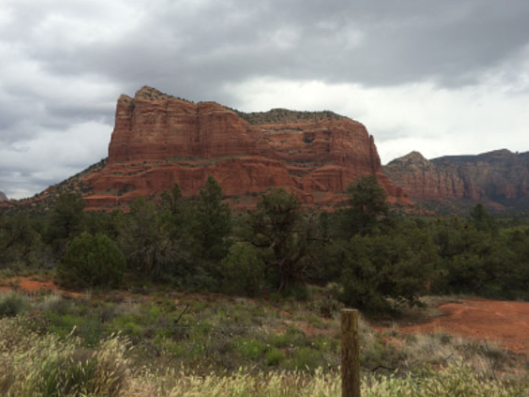
#> input picture Project 2/left.jpg, 529 x 397 px
$ python task2.py
#> lines starting #> are read from the running program, lines starting #| are printed output that depends on the picture
#> further down, left_img is the input picture: shape (397, 529, 3); mean B, G, R 101.4, 112.9, 118.8
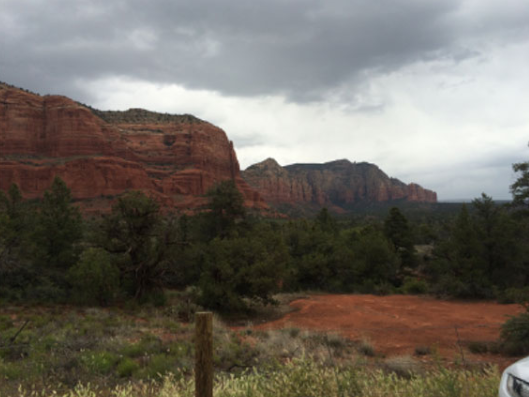
#> input picture Project 2/right.jpg, 529 x 397 px
#> further down, right_img is the input picture: shape (397, 529, 3); mean B, G, R 97.1, 105.1, 110.5
"""
Image Stitching Problem
(Due date: Oct. 23, 3 P.M., 2019)
The goal of this task is to stitch two images of overlap into one image.
To this end, you need to find feature points of interest in one image, and then find
the corresponding ones in another image. After this, you can simply stitch the two images
by aligning the matched feature points.
For simplicity, the input two images are only clipped along the horizontal direction, which
means you only need to find the corresponding features in the same rows to achieve image stiching.

Do NOT modify the code provided to you.
You are allowed use APIs provided by numpy and opencv, except “cv2.findHomography()” and
APIs that have “stitch”, “Stitch”, “match” or “Match” in their names, e.g., “cv2.BFMatcher()” and
“cv2.Stitcher.create()”.
"""
import cv2
import numpy as np
import random

def solution(left_img, right_img):
    """
    :param left_img:
    :param right_img:
    :return: you need to return the result image which is stitched by left_img and right_img
    """
    img1C = left_img
    img2C = right_img
    img1 = cv2.cvtColor(left_img,cv2.COLOR_BGR2GRAY)          # queryImage
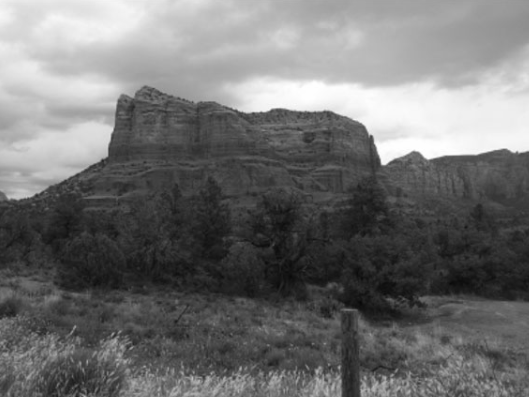
#> img1: shape (397, 529); min 7, max 255, mean 113.4
    img2 = cv2.cvtColor(right_img,cv2.COLOR_BGR2GRAY)
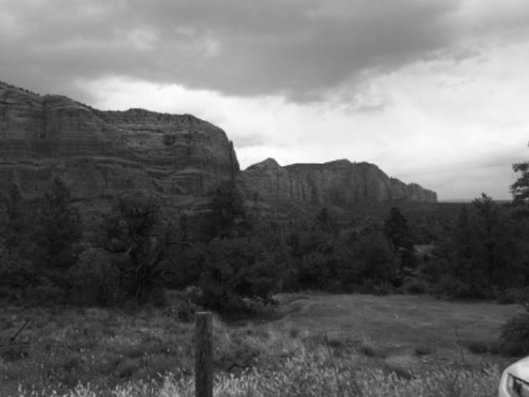
#> img2: shape (397, 529); min 5, max 254, mean 105.8

    # [5 lines of commented-out code are left out]

    sift = cv2.xfeatures2d.SIFT_create()

    # find the keypoints and descriptors with SIFT
    # kp1, des1 = sift.detectAndCompute(img1,None)
    # kp2, des2 = sift.detectAndCompute(img2,None)
    kp1 = sift.detect(img1,None)
#> kp1 = 886 keypoints; strongest (x, y, size): (388, 151, 15.5), (384, 161, 6), (419, 122, 67.7), (259, 96, 27.9)
    kp2 = sift.detect(img2,None)
#> kp2 = 531 keypoints; strongest (x, y, size): (246, 158, 14.1), (246, 157, 14.9), (273, 131, 59.8), (243, 166, 5.7)
    kp1, des1 = sift.compute(img1,kp1)
    kp2, des2 = sift.compute(img2,kp2)

    bf = cv2.BFMatcher()
    matches = np.asarray(bf.knnMatch(des1,des2, k=2))

    good = []
    for m,n in matches:
        if m.distance < 0.5*n.distance:
            good.append([m])
#> after the loop, good = 62 matches
    good = np.asarray(good)


    matches1 = np.zeros((len(good), 2), dtype=np.float32)
#> matches1 = 62 pairs, first value 0 to 0, second value 0 to 0
    matches2 = np.zeros((len(good), 2), dtype=np.float32)
#> matches2 = 62 pairs, first value 0 to 0, second value 0 to 0
    for i,points in enumerate(good[:,0]):
        matches1[i, :] = kp1[points.queryIdx].pt
        matches2[i, :] = kp2[points.trainIdx].pt
#> this loop made 62 passes
#> after the loop, matches1 = 62 pairs, first value 187.5 to 510.7, second value 71.3 to 386.6; matches2 = 62 pairs, first value 25.55 to 348.6, second value 78.43 to 374.2
    H1,mask = cv2.findHomography(matches1,matches2)
#> H1 = [[1.5, -0.0327, -239.3], [0.203, 1.3, -61.08], [0.000955, -2.58e-05, 1]]; mask = 62 values, max 1 at index 0, min 0 at index 36, mean 0.984
    H2,mask = cv2.findHomography(matches2,matches1)
#> H2 = [[0.666, 0.018, 160.5], [-0.132, 0.878, 21.92], [-0.000635, -3.2e-06, 1]]


    width = img1C.shape[1] + img2C.shape[1]
#> width = 1058
    height = img1C.shape[0]
#> height = 397

    wrap1 = cv2.warpPerspective(img1C, H1, (img1C.shape[1], height))
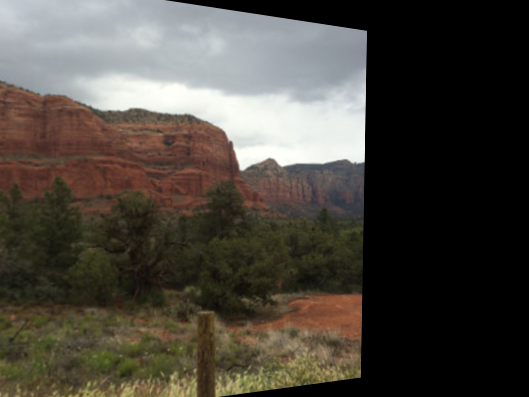
#> wrap1: shape (397, 529, 3); mean B, G, R 62.4, 70.1, 74.8
    wrap2 = cv2.warpPerspective(img2C, H2, (width, height))
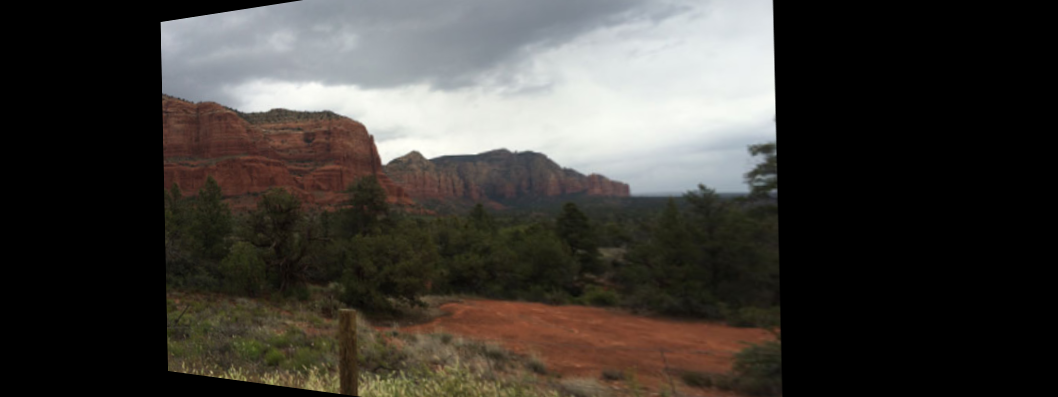
#> wrap2: shape (397, 1058, 3); mean B, G, R 57.1, 61.5, 64.6
    wrap2[:img1C.shape[0],:img1C.shape[1]] = img1C
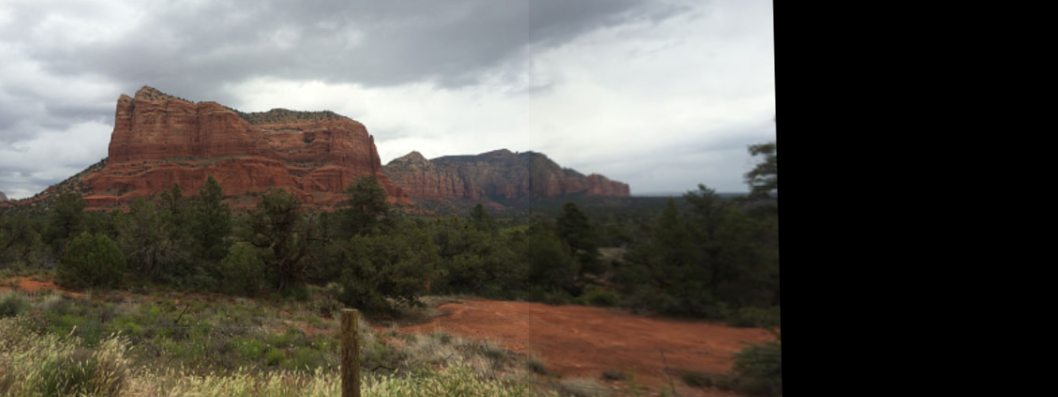
#> wrap2: shape (397, 1058, 3); mean B, G, R 78.2, 85.4, 89.5

    return wrap2

if __name__ == "__main__":
    left_img = cv2.imread('left.jpg')
    right_img = cv2.imread('right.jpg')
    result_image = solution(left_img, right_img)
    cv2.imwrite('results/task2_result.jpg',result_image)
